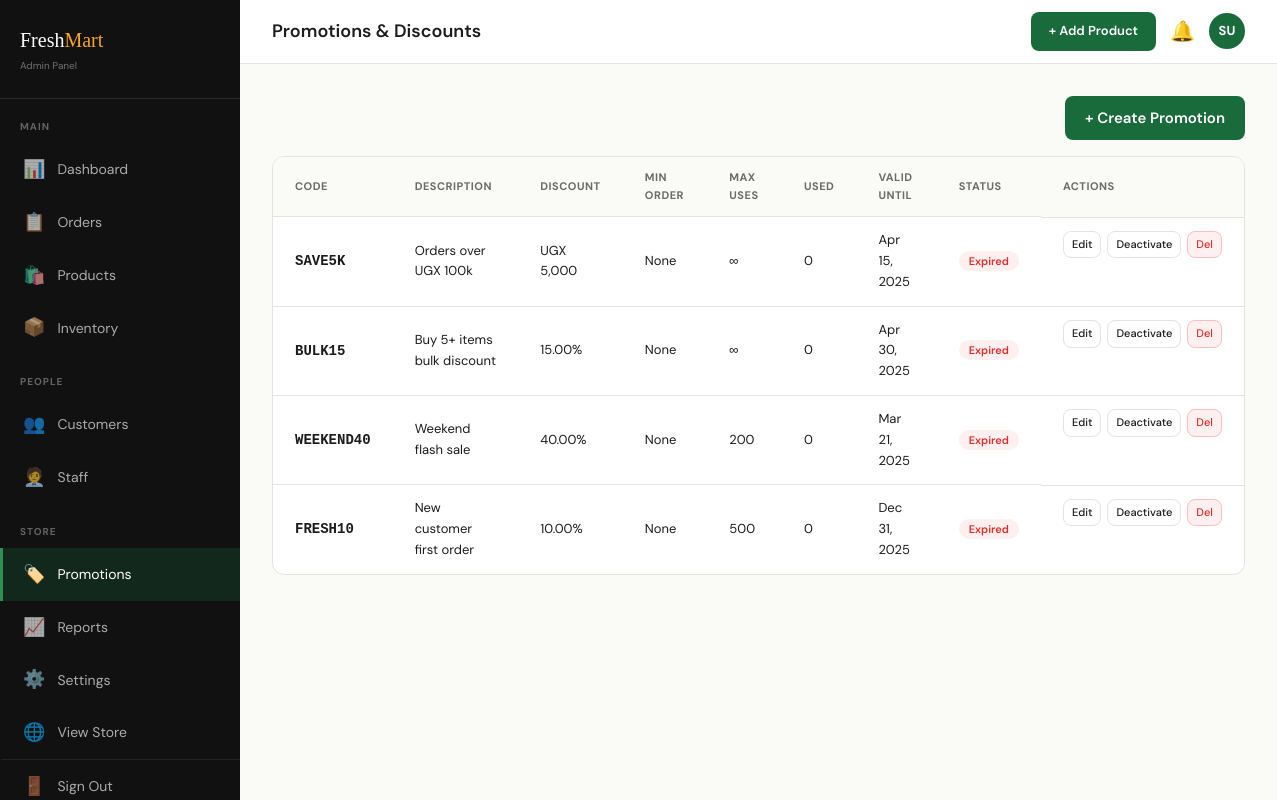
Page /admin/promotions.php (signed in) on the committed database.
### tables this page shows
CREATE TABLE promotions (
  id INT AUTO_INCREMENT PRIMARY KEY,
  code VARCHAR(50) UNIQUE NOT NULL,
  description VARCHAR(255),
  discount_type ENUM('percent','fixed') DEFAULT 'percent',
  discount_value DECIMAL(10,2) NOT NULL,
  min_order DECIMAL(12,2) DEFAULT 0,
  max_uses INT DEFAULT 0,
  used_count INT DEFAULT 0,
  valid_from DATE,
  valid_until DATE,
  is_active TINYINT(1) DEFAULT 1
);

### admin/promotions.php (the view, shortened to what this page needs)
<?php
require_once '../includes/config.php';
$promos = $conn->query("SELECT * FROM promotions ORDER BY id DESC");
include 'includes/sidebar.php';
?>
<div style="display:flex;justify-content:flex-end;margin-bottom:16px;">
  <a href="?action=add" class="btn-submit" style="width:auto;padding:10px 20px;">+ Create Promotion</a>
</div>
<div class="admin-card">
  <table class="admin-table">
    <thead><tr><th>Code</th><th>Description</th><th>Discount</th><th>Min Order</th><th>Max Uses</th><th>Used</th><th>Valid Until</th><th>Status</th><th>Actions</th></tr></thead>
    <tbody>
      <?php while ($p = $promos->fetch_assoc()):
        $expired = $p['valid_until'] && $p['valid_until'] < date('Y-m-d');
        $active  = $p['is_active'] && !$expired;
      ?>
      <tr>
        <td><strong style="font-family:monospace;font-size:14px;"><?= htmlspecialchars($p['code']) ?></strong></td>
        <td><?= htmlspecialchars($p['description']) ?></td>
        <td><?= $p['discount_type']==='percent' ? $p['discount_value'].'%' : 'UGX '.number_format($p['discount_value']) ?></td>
        <td><?= $p['min_order'] > 0 ? 'UGX '.number_format($p['min_order']) : 'None' ?></td>
        <td><?= $p['max_uses'] > 0 ? $p['max_uses'] : '∞' ?></td>
        <td><?= $p['used_count'] ?></td>
        <td><?= $p['valid_until'] ? date('M d, Y', strtotime($p['valid_until'])) : '—' ?></td>
        <td>
          <span class="status-badge <?= $active ? 'done' : 'cancelled' ?>">
            <?= $expired ? 'Expired' : ($p['is_active'] ? 'Active' : 'Inactive') ?>
          </span>
        </td>
        <td style="display:flex;gap:6px;">
          <a href="?edit=<?= $p['id'] ?>" class="qa-btn" style="font-size:11px;padding:4px 8px;">Edit</a>
          <a href="?toggle=<?= $p['id'] ?>" class="qa-btn" style="font-size:11px;padding:4px 8px;"><?= $p['is_active'] ? 'Deactivate' : 'Activate' ?></a>
          <a href="?delete=<?= $p['id'] ?>" class="qa-btn btn-danger" style="font-size:11px;padding:4px 8px;" onclick="return confirm('Delete this promo?')">Del</a>
        </td>
      </tr>
      <?php endwhile; ?>
    </tbody>
  </table>
</div>
<?php include 'includes/footer.php'; ?>

### assets/css/style.css (style rules this page uses)
:root { --green: #1a6b3c; --green-light: #e8f5ee; --green-mid: #2d9155; --accent: #f5a623; --accent-light: #fff8ec; --red: #e02b2b; --red-light: #fff0f0; --bg: #fafaf7; --white: #ffffff; --dark: #1c1c1c; --gray: #6b6b6b; --gray-light: #f0f0ec; --border: #e4e4de; --font-head: 'Playfair Display', Georgia, serif; --font-body: 'DM Sans', system-ui, sans-serif; --shadow: 0 2px 16px rgba(0,0,0,0.07); --shadow-lg: 0 8px 40px rgba(0,0,0,0.12); --radius: 12px; --radius-sm: 8px; --transition: all 0.22s ease; }
* { box-sizing: border-box; margin: 0; padding: 0; }
body { font-family: var(--font-body); background: var(--bg); color: var(--dark); font-size: 15px; line-height: 1.6; }
a { text-decoration: none; }
.btn-submit { width: 100%; padding: 13px; background: var(--green); color: white; border: none; border-radius: var(--radius-sm); font-family: var(--font-body); font-size: 15px; font-weight: 600; cursor: pointer; transition: var(--transition); }
.admin-card { background: var(--white); border-radius: var(--radius); border: 1px solid var(--border); overflow: hidden; }
.admin-table { width: 100%; border-collapse: collapse; }
.admin-table th { font-size: 11px; font-weight: 700; text-transform: uppercase; letter-spacing: 0.5px; color: var(--gray); padding: 12px 22px; background: var(--bg); text-align: left; }
.admin-table td { padding: 13px 22px; border-top: 1px solid var(--border); font-size: 13px; }
.qa-btn { display: flex; align-items: center; gap: 8px; padding: 8px 14px; border-radius: var(--radius-sm); border: 1.5px solid var(--border); background: var(--white); font-family: var(--font-body); font-size: 13px; font-weight: 500; cursor: pointer; transition: var(--transition); color: var(--dark); }
.btn-danger { background: var(--red-light); color: var(--red); border-color: #f5c0c0; }

### admin/promotions.php (style rules this page uses)
.status-badge { padding:3px 10px;border-radius:20px;font-size:11px;font-weight:600; }
.status-badge.cancelled { background:var(--red-light);color:var(--red); }

### rows in the picture
promotions: code "SAVE5K", description "Orders over UGX 100k", discount_value "5,000", min_order "None", used_count "0", valid_until "Apr 15, 2025", shows "Expired", is_active "Deactivate"
promotions: code "BULK15", description "Buy 5+ items bulk discount", discount_value "15.00", min_order "None", used_count "0", valid_until "Apr 30, 2025", shows "Expired", is_active "Deactivate"
promotions: code "WEEKEND40", description "Weekend flash sale", discount_value "40.00", min_order "None", max_uses "200", used_count "0", valid_until "Mar 21, 2025", shows "Expired", is_active "Deactivate"
promotions: code "FRESH10", description "New customer first order", discount_value "10.00", min_order "None", max_uses "500", used_count "0", valid_until "Dec 31, 2025", shows "Expired", is_active "Deactivate"

### other values in the picture
$pageTitle "Promotions & Discounts"
substr($_SESSION['admin_name'] ?? 'A', 0, 2) "SU"
